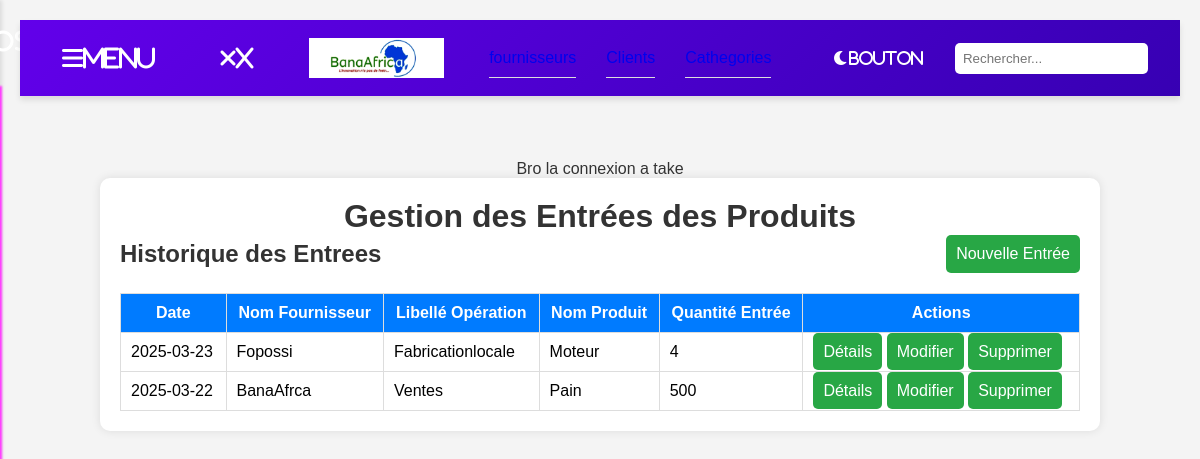
Page /Entree.php on the committed database.
### tables this page shows
CREATE TABLE IF NOT EXISTS `entrees` (
  `id` int NOT NULL AUTO_INCREMENT,
  `Code_Facture` varchar(255) NOT NULL,
  `Date` date NOT NULL,
  `Libelle_Op` varchar(255) NOT NULL,
  `Nom_produit` varchar(255) NOT NULL,
  `Cathegorie` varchar(255) NOT NULL,
  `Caracteristiques` varchar(255) NOT NULL,
  `Quantitee_Entree` int NOT NULL,
  `Nom_Fournisseur` varchar(255) NOT NULL,
  `Prix_Achat` int NOT NULL,
  `Stock_min` int NOT NULL,
  `Stock_max` int NOT NULL,
  `created_at` timestamp NOT NULL DEFAULT CURRENT_TIMESTAMP,
  PRIMARY KEY (`id`)
);

CREATE TABLE IF NOT EXISTS `fournisseurs` (
  `id` int NOT NULL AUTO_INCREMENT,
  `Nom_Fournisseur` varchar(100) NOT NULL,
  `Adresse` varchar(100) NOT NULL,
  `E_Mail` varchar(100) NOT NULL,
  `tel_Fournisseurs` int NOT NULL,
  PRIMARY KEY (`id`)
);

### Entree.php (the view, shortened to what this page needs)
<?php
require 'layout.php';
?>
<?php
include "Entreefunction.php";
?>
<!DOCTYPE html>
<html lang="fr">
<head>
    <link rel="stylesheet" href="EntreeStyle.css">
</head>
<body>
    <div class="container">
        <h1>Gestion des Entrées des Produits</h1>
        <div class="new-enter-and-back">
        <h2>Historique des Entrees</h2>
            <a href="Entreecrud/add-enter.php" id="btnNewEntry">Nouvelle Entrée</a>
        </div>
        <table>
            <thead>
                <tr>
                    <th>Date</th>
                    <th>Nom Fournisseur</th>
                    <th>Libellé Opération</th>
                    <th>Nom Produit</th>
                    <th>Quantité Entrée</th>
                    <th>Actions</th>
                </tr>
            </thead>
            <tbody id="productList">
                <?php
                    $allEnter = getAll("entrees");
                    if(mysqli_num_rows($allEnter) > 0){
                        foreach($allEnter as $item){
                            $id_fournisseur = $item['Nom_Fournisseur'];
                            ?>
                                <tr>
                                    <td><?php echo $item['Date']; ?></td>
                                    <?php
                                        $allEnter = getAllEnterById("fournisseurs", $id_fournisseur);
                                        if(mysqli_num_rows($allEnter) > 0){
                                            foreach($allEnter as $items){
                                                ?>
                                                    <td><?php echo $items['Nom_Fournisseur']; ?></td>
                                                <?php
                                            }
                                        }
                                    ?>
                                    <td><?php echo $item['Libelle_Op']; ?></td>
                                    <td><?php echo $item['Nom_produit']; ?></td>
                                    <td><?php echo $item['Quantitee_Entree']; ?></td>
                                    <td>
                                        <a href="Entreecrud/view.php?id=<?= $item['id'] ?>" id="btnNewEntry" onclick="showDetails('<?php echo $item['Code_Facture']; ?>')">Détails</a>
                                        <a href="Entreecrud/update.php?id=<?= $item['id'] ?>" id="btnNewEntry" name="id_entrer">Modifier</a>
                                        <a href="#" id="btnNewEntry" onclick="deleteEntry('<?php echo $item['Code_Facture']; ?>')">Supprimer</a>
                                    </td>
                                </tr>
                            <?php
                        }
                    }
                ?>
            </tbody>
        </table>
    </div>
</body>
</html>

### front.css (style rules this page uses)
* { margin: 0; padding: 0; box-sizing: border-box; }
body { font-family: Arial, sans-serif; background-color: #f4f4f9; color: #333; transition: background-color 0.3s, color 0.3s; }

### Dash.css (style rules this page uses)
body { font-family: Arial, sans-serif; margin: 0; padding: 0; background-color: #f5f5f5; }

### EntreeStyle.css (style rules this page uses)
* { margin: 0; padding: 0; box-sizing: border-box; }
body { font-family: Arial, sans-serif; background-color: #f4f4f4; text-align: center; padding: 20px; }
.container { width: 90%; max-width: 1000px; margin: auto; background: white; padding: 20px; border-radius: 10px; box-shadow: 0 0 10px rgba(0, 0, 0, 0.1); }
a { text-decoration: none; }
h1 { color: #333; }
button, #btnNewEntry { background-color: #28a745; color: white; border: none; padding: 10px; cursor: pointer; border-radius: 5px; }
table, select { width: 100%; margin-top: 20px; border-collapse: collapse; }
th, td { padding: 10px; border: 1px solid #ddd; }
th { background-color: #007bff; color: white; }
.new-enter-and-back { display: flex; justify-content: space-between; align-items: center; }

### rows in the picture
entrees: Date "2025-03-23", Libelle_Op "Fabricationlocale", Nom_produit "Moteur", Quantitee_Entree "4"
fournisseurs: Nom_Fournisseur "Fopossi"
entrees: Date "2025-03-22", Libelle_Op "Ventes", Nom_produit "Pain", Quantitee_Entree "500"
fournisseurs: Nom_Fournisseur "BanaAfrca"
